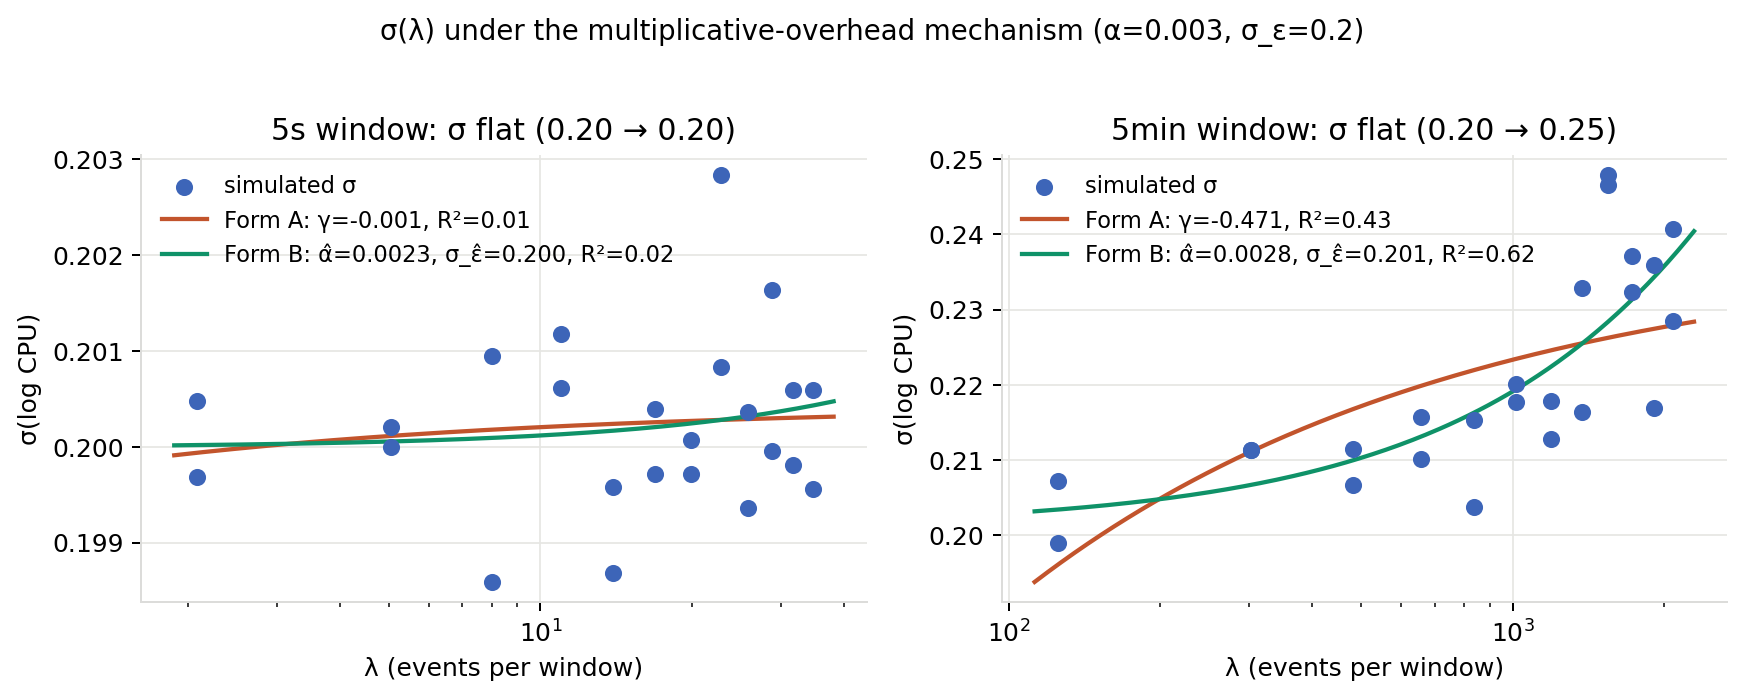

Here is the Python script that generated this plot:
"""Controlled test of the CLT-regime prediction, and of two competing
functional forms for sigma(lambda).

Mechanism (paper Section 3):
    log C_j = alpha * n_j + beta + eps_j
where n_j is the count of arrivals in window j (Poisson-lambda) and eps_j is
per-window multiplicative noise (std sigma_mult, independent of lambda).

Two ways to summarize the variance of log C at a bin with intensity lambda:

    Form A (paper's stated form, Section 6):
        sigma_log_C(lambda) = gamma / sqrt(lambda) + delta

    Form B (direct derivation from the mechanism):
        Var(log C) = alpha^2 * Var(n) + Var(eps) = alpha^2 * lambda + sigma_mult^2
        sigma_log_C(lambda) = sqrt( alpha^2 * lambda + sigma_mult^2 )

Form B increases with lambda. Form A decreases. They are not the same
function; the paper's "for large lambda this gives sigma ~ gamma/sqrt(lambda)
+ delta" appears to conflate standard deviation with coefficient of variation
(CV of Poisson-lambda is 1/sqrt(lambda), but sd(log C) is not CV(C)).

This simulator generates data under the mechanism at realistic parameters
and at two sampling resolutions (5 s vs 5 min), fits both forms per resolution,
and reports which form actually captures the observed sigma(lambda).

The prediction: Form B fits well at both resolutions with the same physical
alpha; Form A gives a negative gamma (because sigma increases with lambda)
and lower R^2. If the observed Bitbrains data shows increasing sigma with
lambda, that is consistent with the mechanism under Form B and inconsistent
with the paper's Form A.
"""
import json, numpy as np
from scipy import stats
from scipy.optimize import curve_fit

RNG = np.random.default_rng(42)
DAYS = 30

# Realistic parameters (matched to Bitbrains-scale CPU%: 5-90%)
ALPHA = 0.003          # keep CPU in a plausible unsaturated range
BETA_LOG = np.log(8)   # baseline CPU% at zero load
SIGMA_MULT = 0.20      # per-window multiplicative noise (log space)

# 24 hour-of-day bins with a smooth diurnal load profile (events per hour)
LAMBDA_HOUR = np.concatenate([
    np.linspace(1_500, 25_000, 12),
    np.linspace(25_000, 1_500, 12),
])

RESOLUTIONS = {"5s": 5.0, "5min": 300.0}


def simulate(window_sec, lambda_hour, days=DAYS):
    lam_win = lambda_hour * window_sec / 3600.0
    windows_per_hour = int(3600 / window_sec)
    samples = []
    for _ in range(days * windows_per_hour):
        n = RNG.poisson(lam_win)
        eps = RNG.normal(0, SIGMA_MULT)
        samples.append(ALPHA * n + BETA_LOG + eps)
    return np.array(samples), lam_win


def fit_A(lam, sig):
    """sigma = gamma / sqrt(lam) + delta."""
    x = 1.0 / np.sqrt(lam)
    A = np.vstack([x, np.ones_like(x)]).T
    (g, d), *_ = np.linalg.lstsq(A, sig, rcond=None)
    pred = A @ np.array([g, d])
    ss_res = np.sum((sig - pred) ** 2); ss_tot = np.sum((sig - sig.mean()) ** 2)
    r2 = 1 - ss_res / ss_tot if ss_tot > 0 else np.nan
    return float(g), float(d), float(r2)


def fit_B(lam, sig):
    """sigma = sqrt(alpha^2 * lam + s_mult^2). Fit alpha_hat, s_mult_hat by NLS."""
    def f(l, a, s): return np.sqrt(a * a * l + s * s)
    try:
        popt, _ = curve_fit(f, lam, sig, p0=[0.005, 0.3], maxfev=2000)
        a_hat, s_hat = float(popt[0]), float(popt[1])
        pred = f(lam, a_hat, s_hat)
        ss_res = float(np.sum((sig - pred) ** 2))
        ss_tot = float(np.sum((sig - sig.mean()) ** 2))
        r2 = 1 - ss_res / ss_tot if ss_tot > 0 else np.nan
        return a_hat, s_hat, float(r2)
    except Exception:
        return float("nan"), float("nan"), float("nan")


def run(label, window_sec):
    lam_win_all, mu_all, sig_all = [], [], []
    for lam_h in LAMBDA_HOUR:
        samples, lw = simulate(window_sec, lam_h)
        lam_win_all.append(lw)
        mu_all.append(float(samples.mean()))
        sig_all.append(float(samples.std()))
    lam = np.array(lam_win_all); mu = np.array(mu_all); sig = np.array(sig_all)
    gA, dA, r2A = fit_A(lam, sig)
    aB, sB, r2B = fit_B(lam, sig)
    return {
        "label": label, "window_sec": window_sec,
        "lam_min": float(lam.min()), "lam_max": float(lam.max()),
        "sig_min": float(sig.min()), "sig_max": float(sig.max()),
        "sig_direction": "increasing" if sig[-1] > sig[0] * 1.1 else
                         "decreasing" if sig[-1] < sig[0] * 0.9 else "flat",
        "formA_paper": {"gamma": gA, "delta": dA, "R2": r2A,
                        "matches_prediction": gA > 0},
        "formB_derivation": {"alpha_hat": aB, "sigma_mult_hat": sB, "R2": r2B,
                              "alpha_true": ALPHA, "sigma_mult_true": SIGMA_MULT},
        "lam_arr": lam.tolist(), "sig_arr": sig.tolist(),
    }


results = {label: run(label, ws) for label, ws in RESOLUTIONS.items()}
with open("clt_sim_summary.json", "w") as f:
    json.dump({k: {kk: v for kk, v in r.items() if kk not in ("lam_arr","sig_arr")}
               for k, r in results.items()}, f, indent=2)

# Plot
import matplotlib
matplotlib.use("Agg")
import matplotlib.pyplot as plt

fig, axes = plt.subplots(1, 2, figsize=(9.8, 3.8))
for ax, (label, r) in zip(axes, results.items()):
    lam = np.array(r["lam_arr"]); sig = np.array(r["sig_arr"])
    ax.scatter(lam, sig, color="#3d65b8", s=34, zorder=3, label="simulated σ")
    xs = np.logspace(np.log10(lam.min()*0.9), np.log10(lam.max()*1.1), 200)
    yA = r["formA_paper"]["gamma"] / np.sqrt(xs) + r["formA_paper"]["delta"]
    ax.plot(xs, yA, color="#c2542c", lw=1.7,
            label=f"Form A: γ={r['formA_paper']['gamma']:.3f}, R²={r['formA_paper']['R2']:.2f}")
    aB = r["formB_derivation"]["alpha_hat"]; sB = r["formB_derivation"]["sigma_mult_hat"]
    yB = np.sqrt(aB * aB * xs + sB * sB)
    ax.plot(xs, yB, color="#0f9268", lw=1.7,
            label=f"Form B: α̂={aB:.4f}, σ_ε̂={sB:.3f}, R²={r['formB_derivation']['R2']:.2f}")
    ax.set_xscale("log")
    ax.set_xlabel("λ (events per window)")
    ax.set_ylabel("σ(log CPU)")
    ax.set_title(f"{label} window: σ {r['sig_direction']} ({r['sig_min']:.2f} → {r['sig_max']:.2f})")
    ax.grid(True, color="#e6e6e3", lw=0.7); ax.set_axisbelow(True)
    for sp in ax.spines.values(): sp.set_color("#dcdcda")
    ax.spines["top"].set_visible(False); ax.spines["right"].set_visible(False)
    ax.legend(fontsize=9, frameon=False, loc="best")
fig.suptitle(
    f"σ(λ) under the multiplicative-overhead mechanism (α={ALPHA}, σ_ε={SIGMA_MULT})",
    fontsize=11, y=1.02,
)
plt.tight_layout()
plt.savefig("clt_sim.png", dpi=180, facecolor="white", bbox_inches="tight")

print(json.dumps({k: {kk: v for kk, v in r.items() if kk not in ("lam_arr","sig_arr")}
                  for k, r in results.items()}, indent=2))
